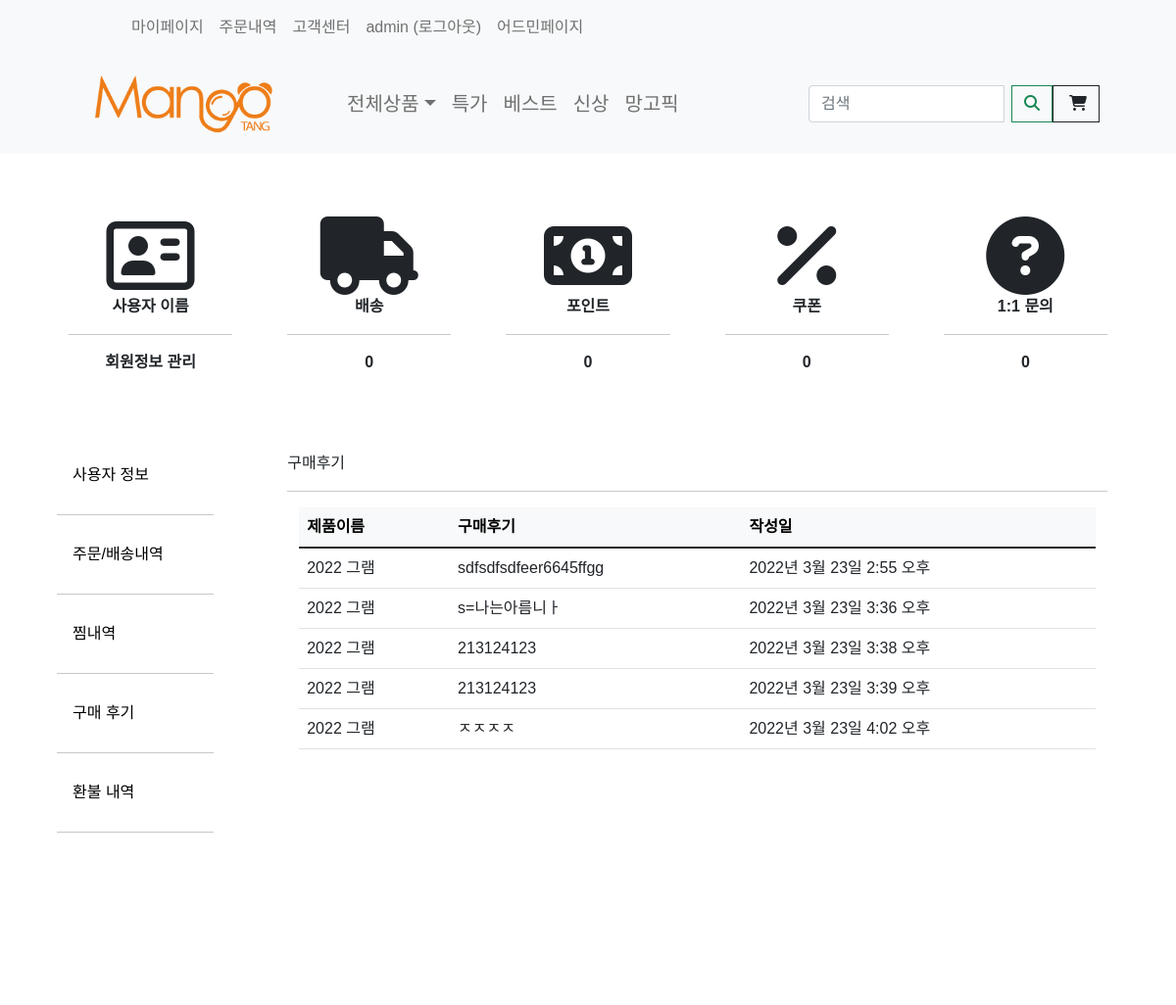
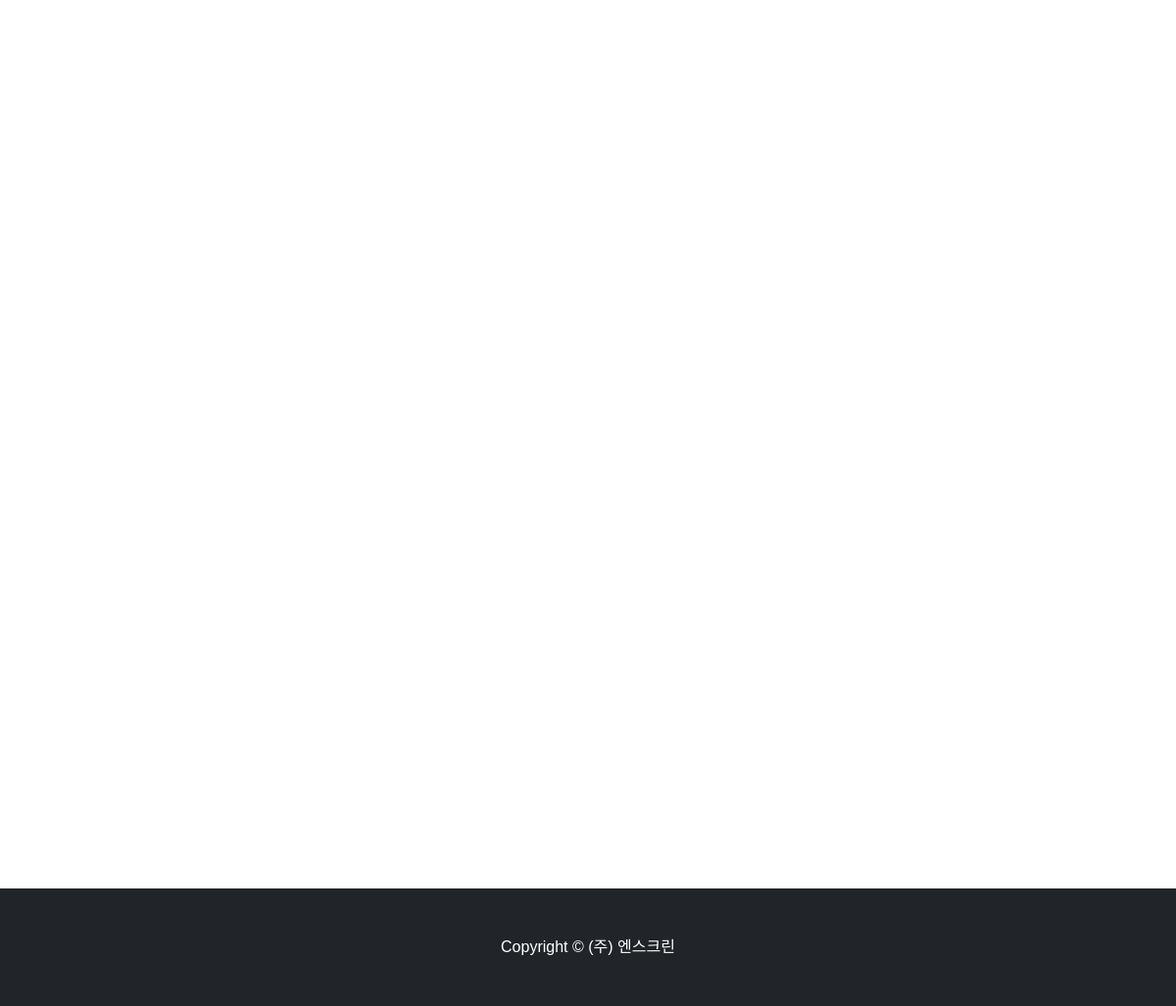
Screenshot of /mypage/reviewlist (signed in) with the database file from the repository (2 pictures, top to bottom).
### store/models.py (models this page shows, shortened)
class ProductReview(models.Model):
    product = models.ForeignKey(Product, on_delete=models.CASCADE, null=True)
    customer = models.ForeignKey(Customer, on_delete=models.CASCADE, null=True)
    star_rating = models.IntegerField(default=0, validators=[MinValueValidator(1), MaxValueValidator(5)], blank=True,
                                      null=True)
    order_number = models.IntegerField(null=True, blank=True)
    short_review = models.CharField(max_length=50, null=True, blank=True)
    long_review = models.CharField(max_length=200, null=True, blank=True)
    date_added = models.DateTimeField(default=datetime.now)
    image = models.ImageField(null=True, blank=True)
    review_bool = models.BooleanField(default=False, blank=False, null=True)
    review_user_name = models.CharField(default="", blank=True, null=True, max_length=200)
    image_url = models.CharField(default="", blank=True, null=True, max_length=200)
    def __str__(self):
        return " 주문자 : " + self.customer.name + " 제품이름: " + self.product.product_name + " 리뷰  : " + self.short_review

class Product(models.Model):
    product_name = models.CharField(max_length=200)
    price = models.FloatField(null=False, blank=False)
    image_detail = models.ImageField(null=True, blank=True)
    image_title = models.ImageField(null=True, blank=True)
    image_introduce = models.ImageField(null=True, blank=True)
    seller_code = models.CharField(max_length=50, null=False, blank=False)
    price_discount = models.FloatField(null=True)
    discount = models.IntegerField(null=True)
    stock = models.IntegerField()
    first_title = models.CharField(max_length=200)
    second_title = models.CharField(max_length=200)
    shipment_price = models.IntegerField(blank=True)
    hash_tag = models.CharField(max_length=200)
    option_bool = models.BooleanField(default=False, blank=False, null=True)
    collection_tag = models.CharField(max_length=200, null=True)
    item_company = models.CharField(null=False, max_length=200)
    product_status = models.BooleanField(default=False, blank=False, null=True)

### store/views.py (the view)
# urls.py: path('mypage/reviewlist', views.reviewlist, name="reviewlist"),
@login_required(login_url='account_login')
def reviewlist(request):
    customer = request.user.customer
    productReview = ProductReview.objects.filter(customer=customer)
    print(productReview)
    context = {'productReview': productReview}
    return render(request, 'mypage/reviewlist.html', context)

### store/templates/mypage/reviewlist.html (shortened to what this page needs)
{% extends 'store/mypage.html' %}
{% load static %}
{% block mypage %}
    <div class="container">
        구매후기
        <hr>
        <div class="container mt-3">
            <table class="table">
                <thead class="table-light">
                <tr>
                    <th>제품이름</th>
                    <th>구매후기</th>
                    <th>작성일</th>
                </tr>
                </thead>
                <tbody id="product-reivew">
                {% for review in productReview %}
                    <tr>
                        <td>
                            {{ review.product.product_name }}
                        </td>
                        <td>
                            {{ review.short_review }}
                        </td>
                        <td>
                            {{ review.date_added }}
                        </td>
                    </tr>
                {% endfor %}
                </tbody>
            </table>
        </div>
    </div>
{% endblock mypage %}

### store/templates/store/navbar.html (shortened to what this page needs)
{% load static %}
<nav class="navbar navbar-expand-lg navbar-light bg-light">
    <div class="bg-light container px-4 px-lg-5">
        <ul class="navbar-nav me-auto mb-2 mb-lg-0 ms-lg-5" style="">
            <li class="nav-item"><a href="{% url 'userinfo' %}"
                                    class="nav-link dropdown-menu-size-customer">마이페이지</a></li>
            <li class="nav-item"><a href="{% url 'orderhistory' %}"
                                    class="nav-link dropdown-menu-size-customer">주문내역</a></li>
            <li class="nav-item"><a href="{% url 'faq' %}"
                                    class="nav-link dropdown-menu-size-customer">고객센터</a></li>
            {% if user.is_authenticated %}
                <a class="nav-link" href="{% url 'logout' %}">{{ user.username }} (로그아웃)</a>
            {% else %}
                <li class="nav-item"><a href="{% url 'account_login' %}" class="nav-link dropdown-menu-size-customer">로그인</a>
                </li>
            {% endif %}
            {% if user.is_superuser %}
                <a class="nav-link" href={% url 'admin:index' %}>어드민페이지</a>
            {% endif %}
        </ul>
    </div>
</nav>
<nav class="navbar navbar-expand-lg navbar-light bg-light">
    <div class="container px-4 px-lg-5">
        <a href="{% url 'store' %}">
            <img src="{% static 'nscreen_logo/4_망고땡_로고 (영문).png' %}" width="220" alt="망고땡몰">
        </a>
        <div class="collapse navbar-collapse" id="navbarSupportedContent">
            <ul class="navbar-nav me-auto mb-2 mb-lg-0 ms-lg-5">
                <li class="nav-item dropdown">
                    <a class="nav-link dropdown-toggle dropdown-menu-size" id="navbarDropdown" href="#" role="button"
                       data-bs-toggle="dropdown" aria-expanded="false">전체상품</a>
                </li>
                <li class="nav-item"><a class="nav-link dropdown-menu-size" href="#!">특가</a></li>
                <li class="nav-item"><a class="nav-link dropdown-menu-size" href="#!">베스트</a></li>
                <li class="nav-item"><a class="nav-link dropdown-menu-size" href="#!">신상</a></li>
                <li class="nav-item"><a class="nav-link dropdown-menu-size" href="#!">망고픽</a></li>
            </ul>
            <div class="row justify-content-end my-3">
                <div class="d-flex input-group">
                    <input class="form-control me-2 kw" type="text" style="width: 200px"
                           placeholder="검색" aria-label="검색"
                           value="{{ kw|default_if_none:'' }}">
                    <div class="input-group-append">
                        <button class="btn btn-outline-success" type="button" id="btn_search"><i
                                class="fas fa-search"></i></button>
                    </div>
                </div>
            </div>
            <a href="{% url 'cart' %}" class="nav-link-cart">
                <button class="btn btn-outline-dark" type="submit">
                    <i class="fas fa-shopping-cart"></i>
                </button>
            </a>
        </div>
    </div>
</nav>

### rows the page displays
ProductReview: product.product_name "2022 그램", short_review "sdfsdfsdfeer6645ffgg", date_added "2022년 3월 23일 2:55 오후"
ProductReview: product.product_name "2022 그램", short_review "s=나는아름니ㅏ", date_added "2022년 3월 23일 3:36 오후"
ProductReview: product.product_name "2022 그램", short_review "213124123", date_added "2022년 3월 23일 3:38 오후"
ProductReview: product.product_name "2022 그램", short_review "213124123", date_added "2022년 3월 23일 3:39 오후"
ProductReview: product.product_name "2022 그램", short_review "ㅈㅈㅈㅈ", date_added "2022년 3월 23일 4:02 오후"

### other values shown
{{ user.username }} "admin"
